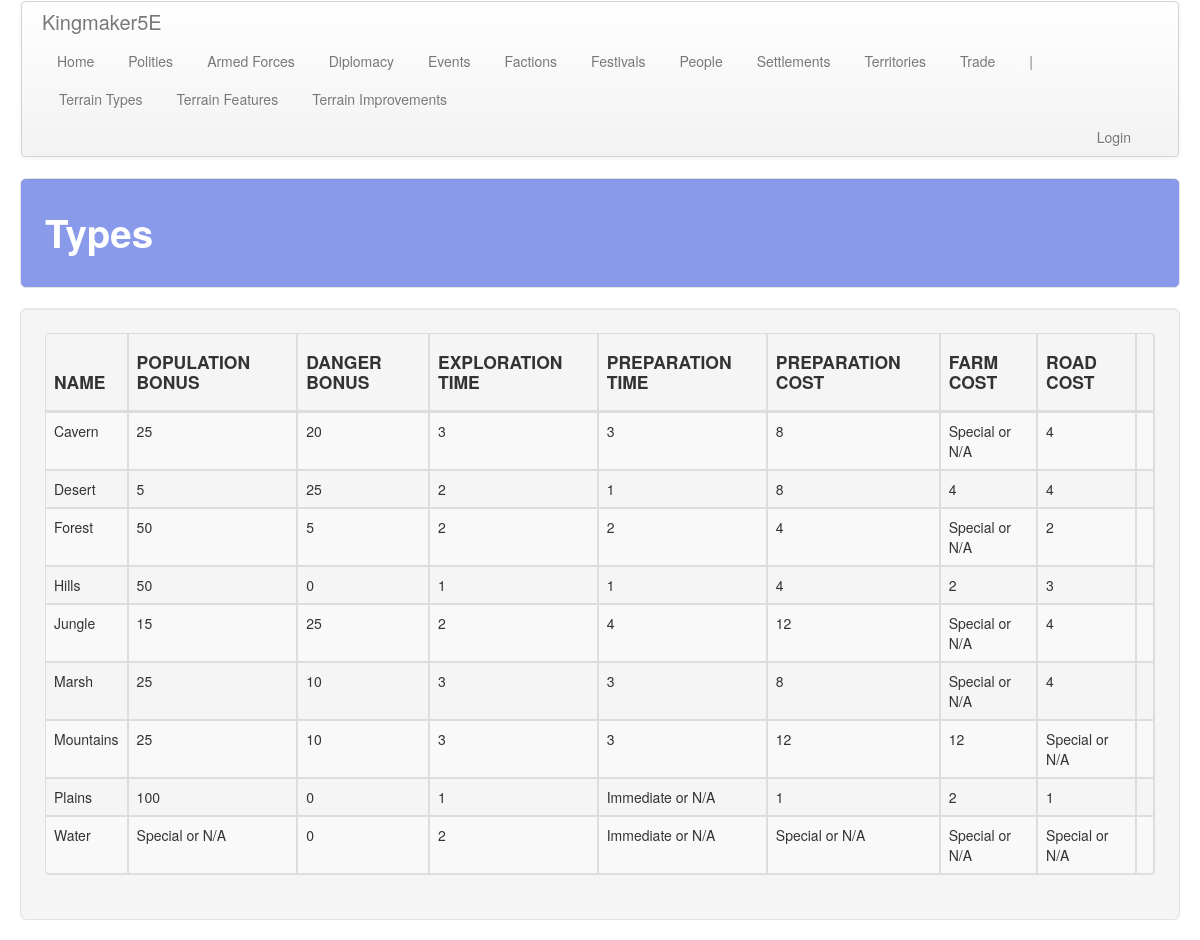
/territory/types, run on the app's committed database.
### territory/models.py (models this page shows, shortened)
class Type(models.Model):
    name = models.CharField(max_length=default_max_length)
    pop_bonus = models.IntegerField(default=0)
    dan_bonus = models.IntegerField(default=0)
    exp_time = models.IntegerField(default=1)
    prep_time = models.IntegerField(default=1)
    prep_cost = models.IntegerField(default=1)
    farm_cost = models.IntegerField(default=1)
    road_cost = models.IntegerField(default=1)

### territory/views.py (the view)
# urls.py: path('types', views.types, name='types'),
def types(request): return show_all_items(request, app_name, b_obj, b_plural, sort='name')

### territory/templates/territory/types.html (shortened to what this page needs)
<!DOCTYPE html>
{% extends 'territory/base.html' %}
{% block table_header %}
    <th class="th_ccell"><h4>NAME</h4></th>
    <th class="th_ccell"><h4>POPULATION BONUS</h4></th>
    <th class="th_ccell"><h4>DANGER BONUS</h4></th>
    <th class="th_ccell"><h4>EXPLORATION TIME</h4></th>
    <th class="th_ccell"><h4>PREPARATION TIME</h4></th>
    <th class="th_ccell"><h4>PREPARATION COST</h4></th>
    <th class="th_ccell"><h4>FARM COST</h4></th>
    <th class="th_ccell"><h4>ROAD COST</h4></th>
    <th class="th_ccell"><h4></h4></th>
{% endblock %}
{% block table_body %}
    {% for type in types %}
        <tr>
            <td class="tb_ccell">{{ type.name }}</td>
            <td class="tb_ccell">
                {% if type.pop_bonus == 0 %}
                    Special or N/A
                {% else %}
                    {{ type.pop_bonus }}
                {% endif %}
            </td>
            <td class="tb_ccell">{{ type.dan_bonus }}</td>
            <td class="tb_ccell">
                {% if type.exp_time == 0 %}
                    Immediate
                {% else %}
                    {{ type.exp_time }}
                {% endif %}
            </td>
            <td class="tb_ccell">
                {% if type.prep_time == 0 %}
                    Immediate or N/A
                {% else %}
                    {{ type.prep_time }}</td>
                {% endif %}
            <td class="tb_ccell">
                {% if type.prep_cost == 0 %}
                    Special or N/A
                {% else %}
                    {{ type.prep_cost }}
                {% endif %}
            </td>
            <td class="tb_ccell">
                {% if type.farm_cost == 0 %}
                    Special or N/A
                {% else %}
                    {{ type.farm_cost }}
                {% endif %}
            </td>
            <td class="tb_ccell">
                {% if type.road_cost == 0 %}
                    Special or N/A
                {% else %}
                    {{ type.road_cost }}
                {% endif %}
            </td>
            <td class="tb_ccell">
            </td>
        </tr>
    {% endfor %}
{% endblock %}

### static/css/custom.css (style rules this page uses)
.th_ccell { text-align: center; padding: 20px 20px 20px 20px; }
.tb_ccell { text-align: center; padding: 20px 20px 20px 20px; }

### static/css/hexagons.css (style rules this page uses)
* { margin: 0; padding: 0; }

### data on the page
Type: name "Cavern", pop_bonus "25", dan_bonus "20", exp_time "3", prep_time "3", prep_cost "8", farm_cost "Special or N/A", road_cost "4"
Type: name "Desert", pop_bonus "5", dan_bonus "25", exp_time "2", prep_time "1", prep_cost "8", farm_cost "4", road_cost "4"
Type: name "Forest", pop_bonus "50", dan_bonus "5", exp_time "2", prep_time "2", prep_cost "4", farm_cost "Special or N/A", road_cost "2"
Type: name "Hills", pop_bonus "50", dan_bonus "0", exp_time "1", prep_time "1", prep_cost "4", farm_cost "2", road_cost "3"
Type: name "Jungle", pop_bonus "15", dan_bonus "25", exp_time "2", prep_time "4", prep_cost "12", farm_cost "Special or N/A", road_cost "4"
Type: name "Marsh", pop_bonus "25", dan_bonus "10", exp_time "3", prep_time "3", prep_cost "8", farm_cost "Special or N/A", road_cost "4"
Type: name "Mountains", pop_bonus "25", dan_bonus "10", exp_time "3", prep_time "3", prep_cost "12", farm_cost "12", road_cost "Special or N/A"
Type: name "Plains", pop_bonus "100", dan_bonus "0", exp_time "1", prep_time "Immediate or N/A", prep_cost "1", farm_cost "2", road_cost "1"
Type: name "Water", pop_bonus "Special or N/A", dan_bonus "0", exp_time "2", prep_time "Immediate or N/A", prep_cost "Special or N/A", farm_cost "Special or N/A", road_cost "Special or N/A"

### other printed values
{{ title }} "Types"
